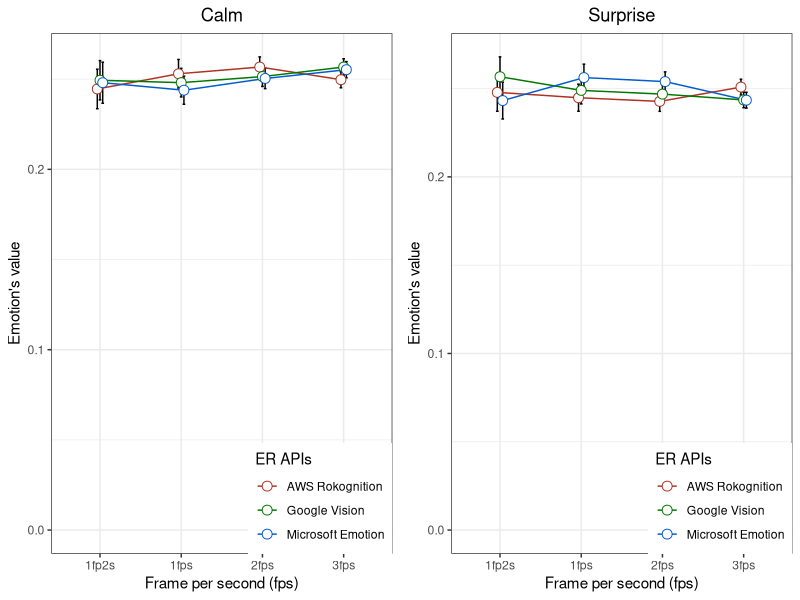
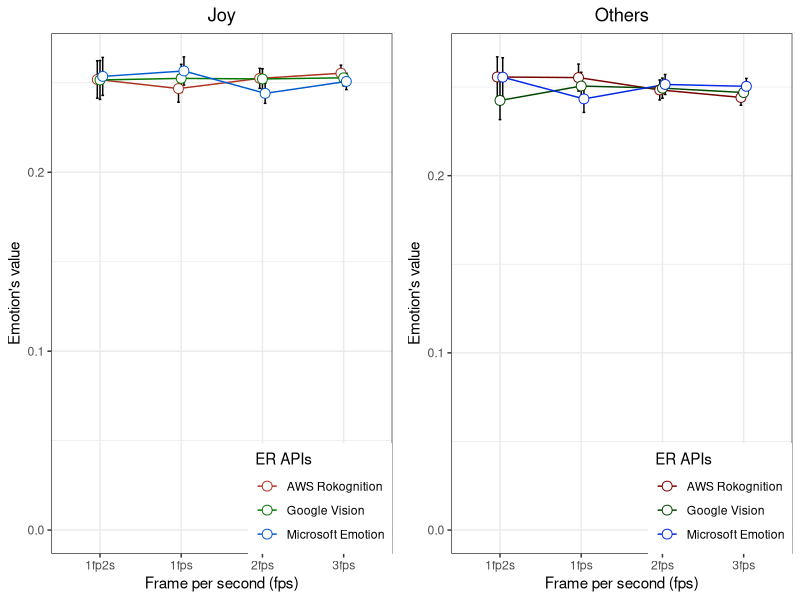

Reproduce these figures in R, in order.
## ---- chunk 1
knitr::opts_chunk$set(echo = TRUE)
library(knitr)
library(ggplot2)
library(grid)
library(gridExtra)

## Gives count, mean, standard deviation, standard error of the mean, and confidence interval (default 95%).
##   data: a data frame.
##   measurevar: the name of a column that contains the variable to be summariezed
##   groupvars: a vector containing names of columns that contain grouping variables
##   na.rm: a boolean that indicates whether to ignore NA's
##   conf.interval: the percent range of the confidence interval (default is 95%)
summarySE <- function(data=NULL, measurevar, groupvars=NULL, na.rm=FALSE,
                      conf.interval=.95, .drop=TRUE) {
    library(plyr)

    # New version of length which can handle NA's: if na.rm==T, don't count them
    length2 <- function (x, na.rm=FALSE) {
        if (na.rm) sum(!is.na(x))
        else       length(x)
    }

    # This does the summary. For each group's data frame, return a vector with
    # N, mean, and sd
    datac <- ddply(data, groupvars, .drop=.drop,
      .fun = function(xx, col) {
        c(N    = length2(xx[[col]], na.rm=na.rm),
          mean = mean   (xx[[col]], na.rm=na.rm),
          sd   = sd     (xx[[col]], na.rm=na.rm)
        )
      },
      measurevar
    )

    # Rename the 'mean' column    
    datac <- rename(datac, c('mean' = measurevar))

    datac$se <- datac$sd / sqrt(datac$N)  # Calculate standard error of the mean

    # Confidence interval multiplier for standard error
    # Calculate t-statistic for confidence interval: 
    # e.g., if conf.interval is .95, use .975 (above/below), and use df=N-1
    ciMult <- qt(conf.interval/2 + .5, datac$N-1)
    datac$ci <- datac$se * ciMult

    return(datac)
}

## Norms the data within specified groups in a data frame; it normalizes each
## subject (identified by idvar) so that they have the same mean, within each group
## specified by betweenvars.
##   data: a data frame.
##   idvar: the name of a column that identifies each subject (or matched subjects)
##   measurevar: the name of a column that contains the variable to be summariezed
##   betweenvars: a vector containing names of columns that are between-subjects variables
##   na.rm: a boolean that indicates whether to ignore NA's
normDataWithin <- function(data=NULL, idvar, measurevar, betweenvars=NULL,
                           na.rm=FALSE, .drop=TRUE) {
    library(plyr)

    # Measure var on left, idvar + between vars on right of formula.
    data.subjMean <- ddply(data, c(idvar, betweenvars), .drop=.drop,
     .fun = function(xx, col, na.rm) {
        c(subjMean = mean(xx[,col], na.rm=na.rm))
      },
      measurevar,
      na.rm
    )

    # Put the subject means with original data
    data <- merge(data, data.subjMean)

    # Get the normalized data in a new column
    measureNormedVar <- paste(measurevar, '_norm', sep='')
    data[,measureNormedVar] <- data[,measurevar] - data[,'subjMean'] +
                               mean(data[,measurevar], na.rm=na.rm)

    # Remove this subject mean column
    data$subjMean <- NULL

    return(data)
}

## Summarizes data, handling within-subjects variables by removing inter-subject variability.
## It will still work if there are no within-S variables.
## Gives count, un-normed mean, normed mean (with same between-group mean),
##   standard deviation, standard error of the mean, and confidence interval.
## If there are within-subject variables, calculate adjusted values using method from Morey (2008).
##   data: a data frame.
##   measurevar: the name of a column that contains the variable to be summariezed
##   betweenvars: a vector containing names of columns that are between-subjects variables
##   withinvars: a vector containing names of columns that are within-subjects variables
##   idvar: the name of a column that identifies each subject (or matched subjects)
##   na.rm: a boolean that indicates whether to ignore NA's
##   conf.interval: the percent range of the confidence interval (default is 95%)
summarySEwithin <- function(data=NULL, measurevar, betweenvars=NULL, withinvars=NULL,
                            idvar=NULL, na.rm=FALSE, conf.interval=.95, .drop=TRUE) {

  # Ensure that the betweenvars and withinvars are factors
  factorvars <- vapply(data[, c(betweenvars, withinvars), drop=FALSE],
    FUN=is.factor, FUN.VALUE=logical(1))

  if (!all(factorvars)) {
    nonfactorvars <- names(factorvars)[!factorvars]
    message('Automatically converting the following non-factors to factors: ',
            paste(nonfactorvars, collapse = ', '))
    data[nonfactorvars] <- lapply(data[nonfactorvars], factor)
  }

  # Get the means from the un-normed data
  datac <- summarySE(data, measurevar, groupvars=c(betweenvars, withinvars),
                     na.rm=na.rm, conf.interval=conf.interval, .drop=.drop)

  # Drop all the unused columns (these will be calculated with normed data)
  datac$sd <- NULL
  datac$se <- NULL
  datac$ci <- NULL

  # Norm each subject's data
  ndata <- normDataWithin(data, idvar, measurevar, betweenvars, na.rm, .drop=.drop)

  # This is the name of the new column
  measurevar_n <- paste(measurevar, '_norm', sep='')

  # Collapse the normed data - now we can treat between and within vars the same
  ndatac <- summarySE(ndata, measurevar_n, groupvars=c(betweenvars, withinvars),
                      na.rm=na.rm, conf.interval=conf.interval, .drop=.drop)

  # Apply correction from Morey (2008) to the standard error and confidence interval
  #  Get the product of the number of conditions of within-S variables
  nWithinGroups    <- prod(vapply(ndatac[,withinvars, drop=FALSE], FUN=nlevels,
                           FUN.VALUE=numeric(1)))
  correctionFactor <- sqrt( nWithinGroups / (nWithinGroups-1) )

  # Apply the correction factor
  ndatac$sd <- ndatac$sd * correctionFactor
  ndatac$se <- ndatac$se * correctionFactor
  ndatac$ci <- ndatac$ci * correctionFactor

  # Combine the un-normed means with the normed results
  merge(datac, ndatac)
}

# Multiple plot function
#
# ggplot objects can be passed in ..., or to plotlist (as a list of ggplot objects)
# - cols:   Number of columns in layout
# - layout: A matrix specifying the layout. If present, 'cols' is ignored.
#
# If the layout is something like matrix(c(1,2,3,3), nrow=2, byrow=TRUE),
# then plot 1 will go in the upper left, 2 will go in the upper right, and
# 3 will go all the way across the bottom.
#
multiplot <- function(..., plotlist=NULL, file, cols=1, layout=NULL) {
  library(grid)

  # Make a list from the ... arguments and plotlist
  plots <- c(list(...), plotlist)

  numPlots = length(plots)

  # If layout is NULL, then use 'cols' to determine layout
  if (is.null(layout)) {
    # Make the panel
    # ncol: Number of columns of plots
    # nrow: Number of rows needed, calculated from # of cols
    layout <- matrix(seq(1, cols * ceiling(numPlots/cols)),
                    ncol = cols, nrow = ceiling(numPlots/cols))
  }

 if (numPlots==1) {
    print(plots[[1]])

  } else {
    # Set up the page
    grid.newpage()
    pushViewport(viewport(layout = grid.layout(nrow(layout), ncol(layout))))

    # Make each plot, in the correct location
    for (i in 1:numPlots) {
      # Get the i,j matrix positions of the regions that contain this subplot
      matchidx <- as.data.frame(which(layout == i, arr.ind = TRUE))

      print(plots[[i]], vp = viewport(layout.pos.row = matchidx$row,
                                      layout.pos.col = matchidx$col))
    }
  }
}

## ---- chunk 2
emoapidata = read.table(file = './chi18-emoapi-faked-data.csv', header=TRUE, sep = ',')
## ---- chunk 3
kable(head(emoapidata))
## ---- chunk 4
emoapidataWithinCalm <- summarySEwithin(emoapidata, measurevar='calm', withinvars=c('emotionapi', 'imgfps'), idvar='imgfilename', na.rm=FALSE, conf.interval=.95)

emoapidataWithinJoy <- summarySEwithin(emoapidata, measurevar='joy', withinvars=c('emotionapi', 'imgfps'), idvar='imgfilename', na.rm=FALSE, conf.interval=.95)

emoapidataWithinSurprise <- summarySEwithin(emoapidata, measurevar='surprise', withinvars=c('emotionapi', 'imgfps'), idvar='imgfilename', na.rm=FALSE, conf.interval=.95)

emoapidataWithinOthers <- summarySEwithin(emoapidata, measurevar='others', withinvars=c('emotionapi', 'imgfps'), idvar='imgfilename', na.rm=FALSE, conf.interval=.95)
## ---- chunk 5
pd <- position_dodge(0.1) # move them .05 to the left and right

# calm
p1 <- ggplot(emoapidataWithinCalm, aes(x=imgfps, y=calm, colour=emotionapi, group=emotionapi)) + 
    geom_errorbar(aes(ymin=calm-ci, ymax=calm+ci), colour='black', width=.1, position=pd) +
    geom_line(position=pd) +
    geom_point(position=pd, size=3, shape=21, fill='white') + # 21 is filled circle
    xlab('Frame per second (fps)') +
    ylab('Emotion\'s value') +
    scale_colour_hue(name='ER APIs',    # Legend label, use darker colors
                     breaks=c('aws-rekognition', 'google-vision', 'ms-emotion'),
                     labels=c('AWS Rokognition', 'Google Vision', 'Microsoft Emotion'),
                     l=40) +                    # Use darker colors, lightness=40
    ggtitle('Calm') +
    expand_limits(y=0) +                        # Expand y range
    theme_bw() +
    theme(legend.justification=c(1,0), legend.position=c(1,0), , plot.title = element_text(hjust = 0.5))  

# surprise
p2 <- ggplot(emoapidataWithinSurprise, aes(x=imgfps, y=surprise, colour=emotionapi, group=emotionapi)) + 
    geom_errorbar(aes(ymin=surprise-ci, ymax=surprise+ci), colour='black', width=.1, position=pd) +
    geom_line(position=pd) +
    geom_point(position=pd, size=3, shape=21, fill='white') + # 21 is filled circle
    xlab('Frame per second (fps)') +
    ylab('Emotion\'s value') +
    scale_colour_hue(name='ER APIs',    # Legend label, use darker colors
                     breaks=c('aws-rekognition', 'google-vision', 'ms-emotion'),
                     labels=c('AWS Rokognition', 'Google Vision', 'Microsoft Emotion'),
                     l=40) +                    # Use darker colors, lightness=40
    ggtitle('Surprise') +
    expand_limits(y=0) +                        # Expand y range
    theme_bw() +
    theme(legend.justification=c(1,0), legend.position=c(1,0), , plot.title = element_text(hjust = 0.5))  

# joy
p3 <- ggplot(emoapidataWithinJoy, aes(x=imgfps, y=joy, colour=emotionapi, group=emotionapi)) + 
    geom_errorbar(aes(ymin=joy-ci, ymax=joy+ci), colour='black', width=.1, position=pd) +
    geom_line(position=pd) +
    geom_point(position=pd, size=3, shape=21, fill='white') + # 21 is filled circle
    xlab('Frame per second (fps)') +
    ylab('Emotion\'s value') +
    scale_colour_hue(name='ER APIs',    # Legend label, use darker colors
                     breaks=c('aws-rekognition', 'google-vision', 'ms-emotion'),
                     labels=c('AWS Rokognition', 'Google Vision', 'Microsoft Emotion'),
                     l=40) +                    # Use darker colors, lightness=40
    ggtitle('Joy') +
    expand_limits(y=0) +                        # Expand y range
    theme_bw() +
    theme(legend.justification=c(1,0), legend.position=c(1,0), , plot.title = element_text(hjust = 0.5))

# others
p4 <- ggplot(emoapidataWithinOthers, aes(x=imgfps, y=others, colour=emotionapi, group=emotionapi)) + 
    geom_errorbar(aes(ymin=others-ci, ymax=others+ci), colour='black', width=.1, position=pd) +
    geom_line(position=pd) +
    geom_point(position=pd, size=3, shape=21, fill='white') + # 21 is filled circle
    xlab('Frame per second (fps)') +
    ylab('Emotion\'s value') +
    scale_colour_hue(name='ER APIs',    # Legend label, use darker colors
                     breaks=c('aws-rekognition', 'google-vision', 'ms-emotion'),
                     labels=c('AWS Rokognition', 'Google Vision', 'Microsoft Emotion'),
                     l=20) +                    # Use darker colors, lightness=40
    ggtitle('Others') +
    expand_limits(y=0) +                        # Expand y range
    theme_bw() +
    theme(legend.justification=c(1,0), legend.position=c(1,0), , plot.title = element_text(hjust = 0.5)) 

grid.arrange(p1, p2, ncol = 2)

grid.arrange(p3, p4, ncol = 2)

